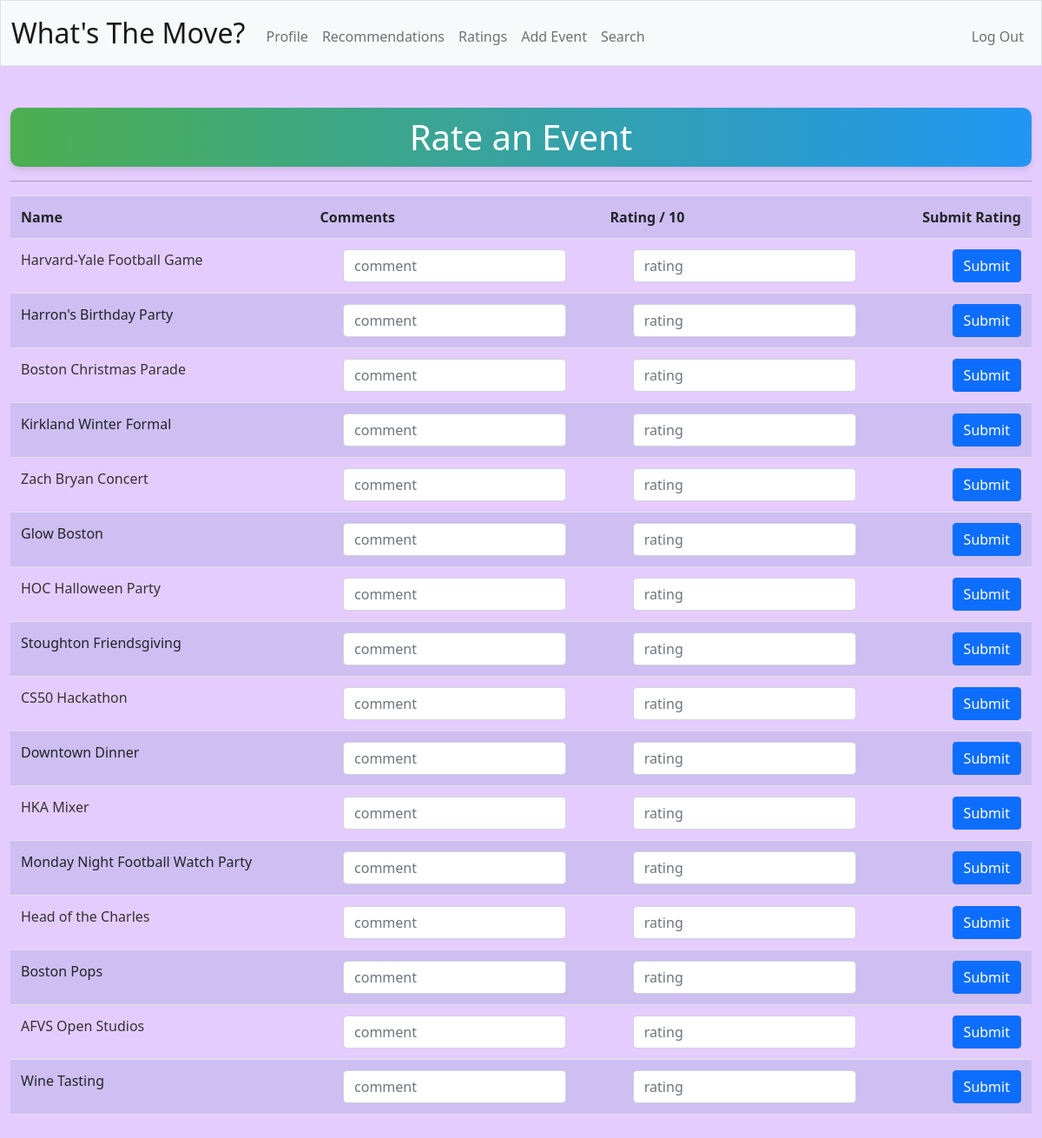
Screenshot of /ratings (signed in) with the database file from the repository.
### tables this page shows
CREATE TABLE events (
event_id INTEGER PRIMARY KEY AUTOINCREMENT NOT NULL,
name TEXT NOT NULL,
city TEXT NOT NULL,
state TEXT NOT NULL,
address TEXT NOT NULL,
comments TEXT NOT NULL,
user_id INTEGER, month INTEGER NOT NULL, date INTEGER NOT NULL,
FOREIGN KEY(user_id) REFERENCES users(id));

### app.py (the view, shortened to what this page needs)
@app.route("/ratings", methods=["GET", "POST"])
@login_required
def ratings():
    if request.method == "GET":
        events = db.execute(
            "SELECT events.event_id, events.name FROM events JOIN attendance on events.event_id = attendance.event_id WHERE attendance.user_id = ? AND attendance.attended = 1",
            session["user_id"],
        )
        if events == []:
            return apology("You have not attended any events", 400)
        return render_template("ratings.html", events=events)

### app.py (called while the page is built)
@app.after_request
def after_request(response):
    response.headers["Cache-Control"] = "no-cache, no-store, must-revalidate"
    response.headers["Expires"] = 0
    response.headers["Pragma"] = "no-cache"
    return response

### helpers.py (called while the page is built)
def login_required(f):
    @wraps(f)
    def decorated_function(*args, **kwargs):
        if session.get("user_id") is None:
            return redirect("/login")
        return f(*args, **kwargs)
    return decorated_function

### templates/ratings.html (shortened to what this page needs)
{% extends "layout.html" %}
{% block main %}
    <h1>Rate an Event</h2>
    <hr>
    <table class="table table-striped">
        <tr>
            <th class="text-start">Name</th>
            <th class="text-start">Comments</th>
            <th class="text-start">Rating / 10</th>
            <th class="text-end">Submit Rating</th>
        </tr>
        {% for event in events %}
            <form action="/ratings" method="post">
                <tr>
                    <td class="text-start" name="event_id" value="{{ event['event_id'] }}">{{ event['name'] }}</td>
                    <td class="text-start">
                        <input autocomplete="off" autofocus class="form-control mx-auto w-auto" name="comment" placeholder="comment" type="text">
                    </td>
                    <td class="text-start">
                        <input autocomplete="off" autofocus class="form-control mx-auto w-auto" name="rating" placeholder="rating" type="number">
                    </td>
                    <td class ="text-end">
                        <button class="btn btn-primary" type="submit">Submit</button>
                    </td>
                </tr>
            </form>
        {% endfor %}
    </table>
{% endblock %}

### static/styles.css (style rules this page uses)
body { background-color: #E5CCFF; color: #000000; font-size: 1rem; font-weight: 400; line-height: 1.5; margin: 0; }
h1 { background: linear-gradient(to right, #4CAF50, #2196F3); padding: 10px; text-align: center; color: #fff; border-radius: 10px; box-shadow: 0 4px 6px rgba(0, 0, 0, 0.1); }
.table { width: 100%; margin-bottom: 1rem; color: #333; border-collapse: collapse; }
.table th, .table td { padding: 0.75rem; vertical-align: top; border-top: 1px solid #dee2e6; }
.table-striped tbody tr:nth-of-type(odd) { background-color: rgba(0, 123, 255, 0.05); }

### rows the page displays
events: {{ event['event_id'] }} 14 (drawn), name "Harvard-Yale Football Game"
events: {{ event['event_id'] }} 15 (drawn), name "Harron's Birthday Party"
events: {{ event['event_id'] }} 17 (drawn), name "Boston Christmas Parade"
events: {{ event['event_id'] }} 18 (drawn), name "Kirkland Winter Formal"
events: {{ event['event_id'] }} 20 (drawn), name "Zach Bryan Concert"
events: {{ event['event_id'] }} 21 (drawn), name "Glow Boston"
events: {{ event['event_id'] }} 22 (drawn), name "HOC Halloween Party"
events: {{ event['event_id'] }} 23 (drawn), name "Stoughton Friendsgiving"
events: {{ event['event_id'] }} 24 (drawn), name "CS50 Hackathon"
events: {{ event['event_id'] }} 25 (drawn), name "Downtown Dinner"
events: {{ event['event_id'] }} 26 (drawn), name "HKA Mixer"
events: {{ event['event_id'] }} 29 (drawn), name "Monday Night Football Watch Party"
events: {{ event['event_id'] }} 31 (drawn), name "Head of the Charles"
events: {{ event['event_id'] }} 32 (drawn), name "Boston Pops"
events: {{ event['event_id'] }} 33 (drawn), name "AFVS Open Studios"
events: {{ event['event_id'] }} 39 (drawn), name "Wine Tasting"
